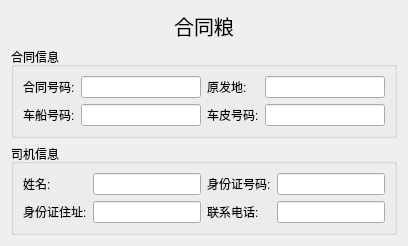
                <widget class="QWidget" name="page_4">
                 <layout class="QVBoxLayout" name="verticalLayout_2" stretch="1,4,4">
                  <item>
                   <widget class="QLabel" name="label_30">
                    <property name="font">
                     <font>
                      <pointsize>15</pointsize>
                     </font>
                    </property>
                    <property name="text">
                     <string>合同粮</string>
                    </property>
                    <property name="alignment">
                     <set>Qt::AlignCenter</set>
                    </property>
                   </widget>
                  </item>
                  <item>
                   <widget class="QGroupBox" name="groupBox_4">
                    <property name="title">
                     <string>合同信息</string>
                    </property>
                    <layout class="QGridLayout" name="gridLayout_7">
                     <item row="0" column="0">
                      <widget class="QLabel" name="label_31">
                       <property name="text">
                        <string>合同号码:</string>
                       </property>
                      </widget>
                     </item>
                     <item row="0" column="1">
                      <widget class="QLineEdit" name="editContractNum"/>
                     </item>
                     <item row="1" column="0">
                      <widget class="QLabel" name="label_32">
                       <property name="text">
                        <string>车船号码:</string>
                       </property>
                      </widget>
                     </item>
                     <item row="1" column="1">
                      <widget class="QLineEdit" name="editTransportNum"/>
                     </item>
                     <item row="1" column="2">
                      <widget class="QLabel" name="label_33">
                       <property name="text">
                        <string>车皮号码:</string>
                       </property>
                      </widget>
                     </item>
                     <item row="1" column="3">
                      <widget class="QLineEdit" name="editTareNum"/>
                     </item>
                     <item row="0" column="2">
                      <widget class="QLabel" name="label_2">
                       <property name="text">
                        <string>原发地:</string>
                       </property>
                      </widget>
                     </item>
                     <item row="0" column="3">
                      <widget class="QLineEdit" name="editSource"/>
                     </item>
                    </layout>
                   </widget>
                  </item>
                  <item>
                   <widget class="QGroupBox" name="groupBox_3">
                    <property name="title">
                     <string>司机信息</string>
                    </property>
                    <layout class="QGridLayout" name="gridLayout_6">
                     <item row="0" column="0">
                      <widget class="QLabel" name="label_34">
                       <property name="text">
                        <string>姓名:</string>
                       </property>
                      </widget>
                     </item>
                     <item row="0" column="1">
                      <widget class="QLineEdit" name="editDriverName"/>
                     </item>
                     <item row="0" column="2">
                      <widget class="QLabel" name="label_36">
                       <property name="text">
                        <string>身份证号码:</string>
                       </property>
                      </widget>
                     </item>
                     <item row="0" column="3">
                      <widget class="QLineEdit" name="editDriverNum"/>
                     </item>
                     <item row="1" column="0">
                      <widget class="QLabel" name="label_35">
                       <property name="text">
                        <string>身份证住址:</string>
                       </property>
                      </widget>
                     </item>
                     <item row="1" column="1">
                      <widget class="QLineEdit" name="editDriverAddress"/>
                     </item>
                     <item row="1" column="2">
                      <widget class="QLabel" name="label_37">
                       <property name="text">
                        <string>联系电话:</string>
                       </property>
                      </widget>
                     </item>
                     <item row="1" column="3">
                      <widget class="QLineEdit" name="editDriverPhone"/>
                     </item>
                    </layout>
                   </widget>
                  </item>
                 </layout>
                </widget>
